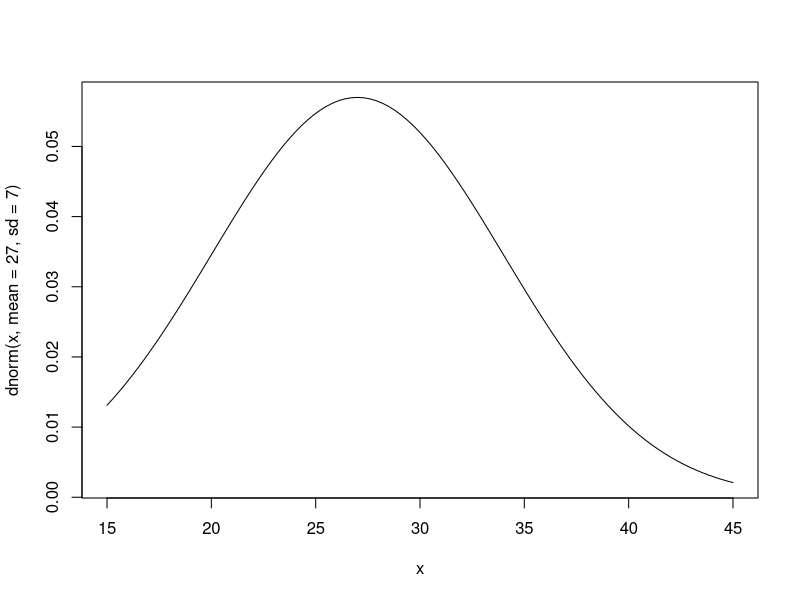
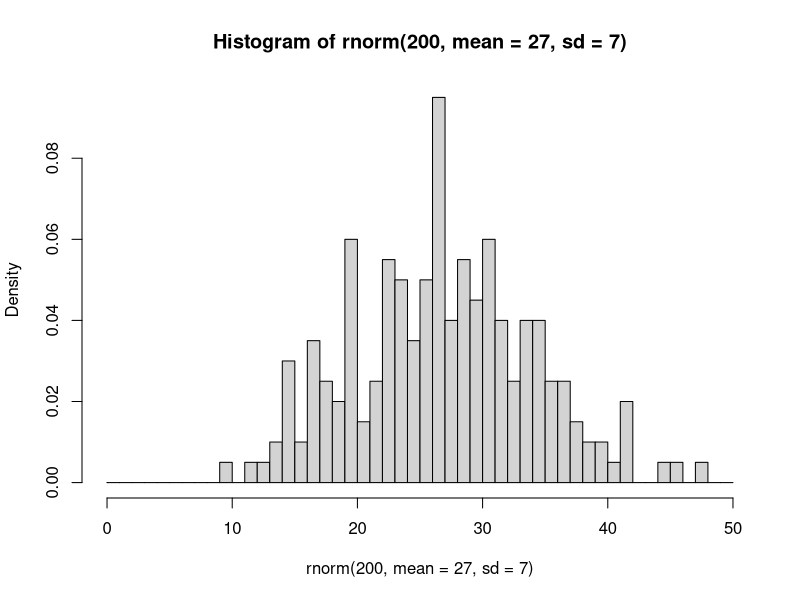

Recreate these plots in R, in order.
# CIND123 LAB 7
# PART 1 - THE STANDARD NORMAL DISTRIBUTION IN R

# 1.  Use the rnorm() function to generate a sample of size 100 out of the standard normal
#     distribution and store it in a variable called sample1.

sample1 <- rnorm(n=100)

# 2.  Compute the average and standard deviation of the random variable sample1.

mean(sample1)
sd(sample1)

# 3.  Draw a sample of size 100 from a normal distribution with an average equal to 2 and
#     standard deviation equal to 5, then store the sample in a variable called sample2.

sample2 <- rnorm(n=100, mean=2, sd=5)

# 4.  Compute the average and standard deviation of sample2.

mean(sample2)
sd(sample2)

# 5.  Use the dnorm() function to find the y-intercept of the standard normal distribution
#     at x = 1.96.

dnorm(1.96)

# 6.  Assume that the test scores of the CIND-123 midterm exam fits a normal distribution
#     with an average equal to 62, and the standard deviation 14.2. Write an R-command to
#     compute the percentage of students who scored 86 or more in the exam.

1-pnorm(86, mean=62, sd=14.2)
# or
pnorm(q=86, mean=62, sd=14.2, lower.tail=FALSE)

# PART 2 - CONTINUOUS DISTRIBUTIONS IN R
# Joseph and Mohamed often travel to Ryerson University from their job in Mississauga.
# Mohamed tends to drive from the highway, so his arrival to the University follows a normal
# distribution with a mean of 30 minutes and a standard deviation of 3 minutes. Joseph tends
# to prefer side roads so he sometimes gets stuck behind school buses but makes up for the
# lost time by driving faster. His arrival time follows a normal distribution with a mean of 27
# minutes and a standard deviation of 7 minutes. Notably, their travel times are independent
# from each other.

# 1.  Use the dnorm() function to find the y-intercept or the height of the curve in case
#     Joseph arrives in 28.5 minutes. Please note that the answer DOES NOT represent the
#     probability that Joseph arrives in 28.5 minutes.

dnorm(28.5,27,7)

# 2.  How does Joseph's arrival time distribution look like? Plot the time frame from 15 to
#     45 minutes. Use the dnorm() and curve() functions to show your answer.

curve(dnorm(x, mean=27,sd=7), from=15, to=45)

# 3.  Generate a sample of 200 random numbers out of Joseph's normal distribution, then
#     use the hist() function to plot the probability distribution of that sample.

hist(rnorm(200, mean=27, sd=7), freq=F, breaks=c(0:50, by=0.01))

# 4.  Use the qnorm() function to find Mohamed's arrival time that corresponds to the 80th
#     percentile (i.e What is the time of arrival corresponding to 80% of all the arrival times).

qnorm(0.8,mean=30,sd=3)

# 5.  Use the pnorm() function to find the probability that Joseph arrives to the University in
#     1 or less minute, 5 or less minutes, 10 or less minutes, and 15 or less minutes. Notably,
#     the closer we are to the mean, the higher probability we obtain.

pnorm(1,27,7)
pnorm(5,27,7)
pnorm(10,27,7)
pnorm(15,27,7)
